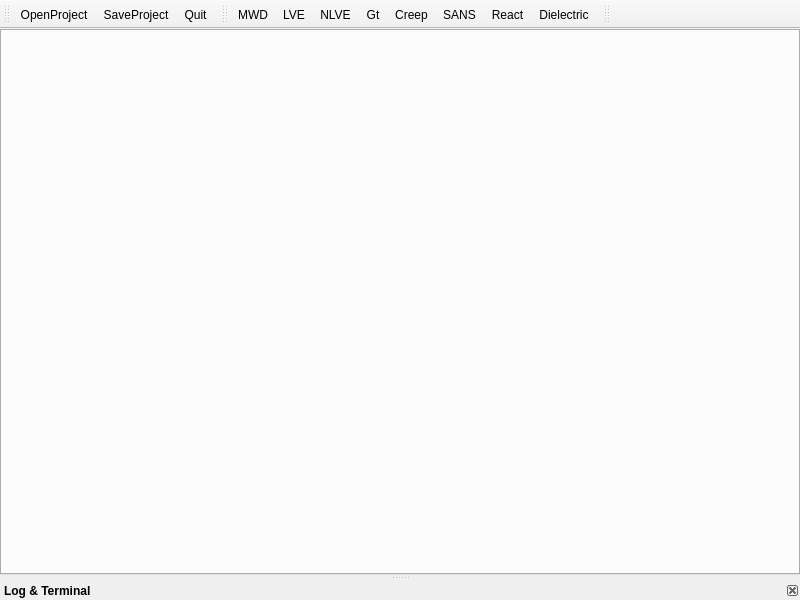
<?xml version="1.0" encoding="UTF-8"?>
<ui version="4.0">
 <class>ReptateMainWindow</class>
 <widget class="QMainWindow" name="ReptateMainWindow">
  <property name="geometry">
   <rect>
    <x>0</x>
    <y>0</y>
    <width>800</width>
    <height>600</height>
   </rect>
  </property>
  <property name="windowTitle">
   <string>RepTate</string>
  </property>
  <property name="windowIcon">
   <iconset resource="MainWindow.qrc">
    <normaloff>:/Icons/Images/Reptate64.ico</normaloff>:/Icons/Images/Reptate64.ico</iconset>
  </property>
  <widget class="QWidget" name="centralwidget">
   <layout class="QVBoxLayout" name="verticalLayout">
    <property name="spacing">
     <number>0</number>
    </property>
    <property name="leftMargin">
     <number>0</number>
    </property>
    <property name="topMargin">
     <number>0</number>
    </property>
    <property name="rightMargin">
     <number>0</number>
    </property>
    <property name="bottomMargin">
     <number>0</number>
    </property>
    <item>
     <widget class="QTabWidget" name="ApplicationtabWidget">
      <property name="tabShape">
       <enum>QTabWidget::Triangular</enum>
      </property>
      <property name="tabsClosable">
       <bool>true</bool>
      </property>
     </widget>
    </item>
   </layout>
  </widget>
  <widget class="QToolBar" name="toolBarProject">
   <property name="windowTitle">
    <string>toolBar</string>
   </property>
   <property name="toolTip">
    <string>Project Toolbar</string>
   </property>
   <property name="movable">
    <bool>true</bool>
   </property>
   <property name="allowedAreas">
    <set>Qt::AllToolBarAreas</set>
   </property>
   <property name="iconSize">
    <size>
     <width>24</width>
     <height>24</height>
    </size>
   </property>
   <property name="floatable">
    <bool>false</bool>
   </property>
   <attribute name="toolBarArea">
    <enum>TopToolBarArea</enum>
   </attribute>
   <attribute name="toolBarBreak">
    <bool>false</bool>
   </attribute>
   <addaction name="actionOpenProject"/>
   <addaction name="actionSaveProject"/>
   <addaction name="actionQuit"/>
  </widget>
  <widget class="QToolBar" name="toolBarApps">
   <property name="windowTitle">
    <string>toolBar</string>
   </property>
   <property name="toolTip">
    <string>Appications  Toolbar</string>
   </property>
   <property name="floatable">
    <bool>false</bool>
   </property>
   <attribute name="toolBarArea">
    <enum>TopToolBarArea</enum>
   </attribute>
   <attribute name="toolBarBreak">
    <bool>false</bool>
   </attribute>
   <addaction name="actionMWD"/>
   <addaction name="actionLVE"/>
   <addaction name="actionNLVE"/>
   <addaction name="actionGt"/>
   <addaction name="actionCreep"/>
   <addaction name="actionSANS"/>
   <addaction name="actionReact"/>
   <addaction name="actionDielectric"/>
  </widget>
  <widget class="QToolBar" name="toolBarHelpAbout">
   <property name="enabled">
    <bool>true</bool>
   </property>
   <property name="windowTitle">
    <string>toolBar</string>
   </property>
   <property name="toolTip">
    <string>Help/About Toolbar</string>
   </property>
   <property name="orientation">
    <enum>Qt::Horizontal</enum>
   </property>
   <property name="toolButtonStyle">
    <enum>Qt::ToolButtonIconOnly</enum>
   </property>
   <attribute name="toolBarArea">
    <enum>TopToolBarArea</enum>
   </attribute>
   <attribute name="toolBarBreak">
    <bool>false</bool>
   </attribute>
  </widget>
  <widget class="QDockWidget" name="LoggerdockWidget">
   <property name="font">
    <font>
     <weight>75</weight>
     <bold>true</bold>
    </font>
   </property>
   <property name="features">
    <set>QDockWidget::DockWidgetClosable</set>
   </property>
   <property name="allowedAreas">
    <set>Qt::BottomDockWidgetArea</set>
   </property>
   <property name="windowTitle">
    <string>Log &amp; Terminal</string>
   </property>
   <attribute name="dockWidgetArea">
    <number>8</number>
   </attribute>
   <widget class="QWidget" name="LoggerdockWidgetContents">
    <layout class="QHBoxLayout" name="LoggerdochorizontalLayout">
     <property name="spacing">
      <number>0</number>
     </property>
     <property name="leftMargin">
      <number>0</number>
     </property>
     <property name="topMargin">
      <number>0</number>
     </property>
     <property name="rightMargin">
      <number>0</number>
     </property>
     <property name="bottomMargin">
      <number>0</number>
     </property>
    </layout>
   </widget>
  </widget>
  <action name="actionQuit">
   <property name="icon">
    <iconset resource="MainWindow.qrc">
     <normaloff>:/Icons/Images/new_icons/icons8-exit-sign.png</normaloff>:/Icons/Images/new_icons/icons8-exit-sign.png</iconset>
   </property>
   <property name="text">
    <string>&amp;Quit</string>
   </property>
   <property name="toolTip">
    <string>Exit Reptate (Ctrl+Q)</string>
   </property>
   <property name="shortcut">
    <string>Ctrl+Q</string>
   </property>
  </action>
  <action name="actionTTS">
   <property name="icon">
    <iconset resource="MainWindow.qrc">
     <normaloff>:/Icons/Images/new_icons/TTS.png</normaloff>:/Icons/Images/new_icons/TTS.png</iconset>
   </property>
   <property name="text">
    <string>TTS</string>
   </property>
   <property name="toolTip">
    <string>Time-Temperature Superposition (Ctrl+2)</string>
   </property>
   <property name="shortcut">
    <string>Ctrl+2</string>
   </property>
  </action>
  <action name="actionLVE">
   <property name="icon">
    <iconset resource="MainWindow.qrc">
     <normaloff>:/Icons/Images/new_icons/LVE.png</normaloff>:/Icons/Images/new_icons/LVE.png</iconset>
   </property>
   <property name="text">
    <string>LVE</string>
   </property>
   <property name="toolTip">
    <string>Linear Viscoelasticity (Ctrl+3)</string>
   </property>
   <property name="shortcut">
    <string>Ctrl+3</string>
   </property>
  </action>
  <action name="actionNLVE">
   <property name="icon">
    <iconset resource="MainWindow.qrc">
     <normaloff>:/Icons/Images/new_icons/NLVE.png</normaloff>:/Icons/Images/new_icons/NLVE.png</iconset>
   </property>
   <property name="text">
    <string>NLVE</string>
   </property>
   <property name="toolTip">
    <string>Start up of shear/extension (Ctrl+4)</string>
   </property>
   <property name="shortcut">
    <string>Ctrl+4</string>
   </property>
  </action>
  <action name="actionGt">
   <property name="icon">
    <iconset resource="MainWindow.qrc">
     <normaloff>:/Icons/Images/new_icons/Gt.png</normaloff>:/Icons/Images/new_icons/Gt.png</iconset>
   </property>
   <property name="text">
    <string>Gt</string>
   </property>
   <property name="toolTip">
    <string>Stress relaxation (Ctrl+5)</string>
   </property>
   <property name="shortcut">
    <string>Ctrl+5</string>
   </property>
  </action>
  <action name="actionAbout">
   <property name="icon">
    <iconset resource="MainWindow.qrc">
     <normaloff>:/Icons/Images/Reptate_logo_100.png</normaloff>:/Icons/Images/Reptate_logo_100.png</iconset>
   </property>
   <property name="text">
    <string> About Reptate</string>
   </property>
  </action>
  <action name="actionMWD">
   <property name="icon">
    <iconset resource="MainWindow.qrc">
     <normaloff>:/Icons/Images/new_icons/MWD.png</normaloff>:/Icons/Images/new_icons/MWD.png</iconset>
   </property>
   <property name="text">
    <string>MWD</string>
   </property>
   <property name="toolTip">
    <string>Molecular Weight Distribution (Ctrl+1)</string>
   </property>
   <property name="shortcut">
    <string>Ctrl+1</string>
   </property>
  </action>
  <action name="actionCreep">
   <property name="icon">
    <iconset resource="MainWindow.qrc">
     <normaloff>:/Icons/Images/new_icons/Creep.png</normaloff>:/Icons/Images/new_icons/Creep.png</iconset>
   </property>
   <property name="text">
    <string>Creep</string>
   </property>
   <property name="toolTip">
    <string>Creep experiments (Ctrl+6)</string>
   </property>
   <property name="shortcut">
    <string>Ctrl+6</string>
   </property>
  </action>
  <action name="actionSANS">
   <property name="icon">
    <iconset resource="MainWindow.qrc">
     <normaloff>:/Icons/Images/new_icons/SANS.png</normaloff>:/Icons/Images/new_icons/SANS.png</iconset>
   </property>
   <property name="text">
    <string>SANS</string>
   </property>
   <property name="toolTip">
    <string>Small Angle Neutron Scattering (Ctrl+7)</string>
   </property>
   <property name="shortcut">
    <string>Ctrl+7</string>
   </property>
  </action>
  <action name="actionAbout_Qt">
   <property name="icon">
    <iconset resource="MainWindow.qrc">
     <normaloff>:/Icons/Images/qt_logo_128.png</normaloff>:/Icons/Images/qt_logo_128.png</iconset>
   </property>
   <property name="text">
    <string>About Qt</string>
   </property>
   <property name="iconVisibleInMenu">
    <bool>true</bool>
   </property>
  </action>
  <action name="actionReact">
   <property name="icon">
    <iconset resource="MainWindow.qrc">
     <normaloff>:/Icons/Images/new_icons/React.png</normaloff>:/Icons/Images/new_icons/React.png</iconset>
   </property>
   <property name="text">
    <string>React</string>
   </property>
   <property name="toolTip">
    <string>React module (Ctrl+8)</string>
   </property>
   <property name="shortcut">
    <string>Ctrl+8</string>
   </property>
  </action>
  <action name="actionDielectric">
   <property name="icon">
    <iconset resource="MainWindow.qrc">
     <normaloff>:/Icons/Images/new_icons/Dielectric.png</normaloff>:/Icons/Images/new_icons/Dielectric.png</iconset>
   </property>
   <property name="text">
    <string>Dielectric</string>
   </property>
   <property name="toolTip">
    <string>Dielectric spectroscopy (Ctrl+9)</string>
   </property>
   <property name="shortcut">
    <string>Ctrl+9</string>
   </property>
  </action>
  <action name="actionDynamicStructureFactor">
   <property name="icon">
    <iconset resource="MainWindow.qrc">
     <normaloff>:/Icons/Images/new_icons/DynamicStructureFactor.png</normaloff>:/Icons/Images/new_icons/DynamicStructureFactor.png</iconset>
   </property>
   <property name="text">
    <string>DynamicStructureFactor</string>
   </property>
   <property name="toolTip">
    <string>Dynamic Structure Factor (Ctrl+0)</string>
   </property>
   <property name="shortcut">
    <string>Ctrl+0</string>
   </property>
  </action>
  <action name="actionOpenProject">
   <property name="icon">
    <iconset resource="MainWindow.qrc">
     <normaloff>:/Icons/Images/new_icons/icons8-open.png</normaloff>:/Icons/Images/new_icons/icons8-open.png</iconset>
   </property>
   <property name="text">
    <string>OpenProject</string>
   </property>
   <property name="toolTip">
    <string>Open RepTate Project</string>
   </property>
  </action>
  <action name="actionSaveProject">
   <property name="icon">
    <iconset resource="MainWindow.qrc">
     <normaloff>:/Icons/Images/new_icons/icons8-save.png</normaloff>:/Icons/Images/new_icons/icons8-save.png</iconset>
   </property>
   <property name="text">
    <string>SaveProject</string>
   </property>
   <property name="toolTip">
    <string>Save RepTate Project</string>
   </property>
  </action>
  <action name="actionShow_reptate_help">
   <property name="icon">
    <iconset resource="MainWindow.qrc">
     <normaloff>:/Icons/Images/new_icons/icons8-user-manual.png</normaloff>:/Icons/Images/new_icons/icons8-user-manual.png</iconset>
   </property>
   <property name="text">
    <string>RepTate Documantation</string>
   </property>
   <property name="toolTip">
    <string>RepTate help</string>
   </property>
  </action>
  <action name="actionShow_app_help">
   <property name="icon">
    <iconset resource="MainWindow.qrc">
     <normaloff>:/Icons/Images/new_icons/icons8-user-manualApp.png</normaloff>:/Icons/Images/new_icons/icons8-user-manualApp.png</iconset>
   </property>
   <property name="text">
    <string>Current Application Documentation</string>
   </property>
   <property name="toolTip">
    <string>Current Application help</string>
   </property>
  </action>
  <action name="actionShow_th_help">
   <property name="icon">
    <iconset resource="MainWindow.qrc">
     <normaloff>:/Icons/Images/new_icons/icons8-user-manualTh.png</normaloff>:/Icons/Images/new_icons/icons8-user-manualTh.png</iconset>
   </property>
   <property name="text">
    <string>Current Theory Documentation</string>
   </property>
   <property name="toolTip">
    <string>Current Theory help</string>
   </property>
  </action>
  <action name="actionAboutMatplotlib">
   <property name="icon">
    <iconset resource="MainWindow.qrc">
     <normaloff>:/Icons/Images/new_icons/Created_with_Matplotlib-logo2.png</normaloff>:/Icons/Images/new_icons/Created_with_Matplotlib-logo2.png</iconset>
   </property>
   <property name="text">
    <string>About Matplotlib</string>
   </property>
   <property name="toolTip">
    <string>About Matplotlib</string>
   </property>
   <property name="iconVisibleInMenu">
    <bool>true</bool>
   </property>
  </action>
  <action name="actionAboutNumpy">
   <property name="icon">
    <iconset resource="MainWindow.qrc">
     <normaloff>:/Icons/Images/new_icons/numpylogo.png</normaloff>:/Icons/Images/new_icons/numpylogo.png</iconset>
   </property>
   <property name="text">
    <string>About Numpy</string>
   </property>
   <property name="toolTip">
    <string>About Numpy</string>
   </property>
   <property name="iconVisibleInMenu">
    <bool>true</bool>
   </property>
  </action>
  <action name="actionAboutScipy">
   <property name="icon">
    <iconset resource="MainWindow.qrc">
     <normaloff>:/Icons/Images/new_icons/scipylogo.png</normaloff>:/Icons/Images/new_icons/scipylogo.png</iconset>
   </property>
   <property name="text">
    <string>About Scipy</string>
   </property>
   <property name="toolTip">
    <string>About Scipy</string>
   </property>
   <property name="iconVisibleInMenu">
    <bool>true</bool>
   </property>
  </action>
  <action name="actionShow_offline_help">
   <property name="icon">
    <iconset resource="MainWindow.qrc">
     <normaloff>:/Icons/Images/new_icons/icons8-airplane-mode-on.png</normaloff>:/Icons/Images/new_icons/icons8-airplane-mode-on.png</iconset>
   </property>
   <property name="text">
    <string>Offline Documentation</string>
   </property>
   <property name="toolTip">
    <string>Current Theory help</string>
   </property>
  </action>
  <action name="actionLAOS">
   <property name="icon">
    <iconset resource="MainWindow.qrc">
     <normaloff>:/Icons/Images/new_icons/LAOS.png</normaloff>:/Icons/Images/new_icons/LAOS.png</iconset>
   </property>
   <property name="text">
    <string>LAOS</string>
   </property>
   <property name="toolTip">
    <string>Large Amplitude Oscillatory Shear</string>
   </property>
  </action>
  <action name="actionTTSFactors">
   <property name="icon">
    <iconset resource="MainWindow.qrc">
     <normaloff>:/Icons/Images/new_icons/TTSF.png</normaloff>:/Icons/Images/new_icons/TTSF.png</iconset>
   </property>
   <property name="text">
    <string>TTS Factors</string>
   </property>
   <property name="toolTip">
    <string>Time-Temperature Superposition Factors</string>
   </property>
  </action>
  <action name="actionCheckRepTateVersion">
   <property name="icon">
    <iconset resource="MainWindow.qrc">
     <normaloff>:/Icons/Images/Reptate_logo_100.png</normaloff>:/Icons/Images/Reptate_logo_100.png</iconset>
   </property>
   <property name="text">
    <string>Check for new RepTate Version</string>
   </property>
   <property name="toolTip">
    <string>Check Github for new versions of RepTate</string>
   </property>
  </action>
  <action name="actionCite_RepTate">
   <property name="icon">
    <iconset resource="MainWindow.qrc">
     <normaloff>:/Icons/Images/new_icons/icons8-hot-article-96.png</normaloff>:/Icons/Images/new_icons/icons8-hot-article-96.png</iconset>
   </property>
   <property name="text">
    <string>Cite RepTate</string>
   </property>
   <property name="toolTip">
    <string>Cite the main RepTate papers</string>
   </property>
  </action>
  <action name="actionShow_Logger">
   <property name="checkable">
    <bool>true</bool>
   </property>
   <property name="icon">
    <iconset resource="MainWindow.qrc">
     <normaloff>:/Icons/Images/new_icons/icons8-library.png</normaloff>:/Icons/Images/new_icons/icons8-library.png</iconset>
   </property>
   <property name="text">
    <string>Show Logger</string>
   </property>
   <property name="toolTip">
    <string>Show Log Window</string>
   </property>
   <property name="shortcut">
    <string>Ctrl+Alt+L</string>
   </property>
  </action>
  <action name="actionCrystal">
   <property name="icon">
    <iconset resource="MainWindow.qrc">
     <normaloff>:/Icons/Images/new_icons/Crystal.png</normaloff>:/Icons/Images/new_icons/Crystal.png</iconset>
   </property>
   <property name="text">
    <string>Crystal</string>
   </property>
   <property name="toolTip">
    <string>Flow Induced Crystallisation</string>
   </property>
  </action>
  <action name="actionLogCritical">
   <property name="icon">
    <iconset resource="MainWindow.qrc">
     <normaloff>:/Icons/Images/new_icons/icons8-fires-80.png</normaloff>:/Icons/Images/new_icons/icons8-fires-80.png</iconset>
   </property>
   <property name="text">
    <string>Log Critical</string>
   </property>
   <property name="toolTip">
    <string>Set log level to CRITICAL</string>
   </property>
  </action>
  <action name="actionLogError">
   <property name="icon">
    <iconset resource="MainWindow.qrc">
     <normaloff>:/Icons/Images/new_icons/icons8-obstruction-lights-error-80.png</normaloff>:/Icons/Images/new_icons/icons8-obstruction-lights-error-80.png</iconset>
   </property>
   <property name="text">
    <string>Log Error</string>
   </property>
   <property name="toolTip">
    <string>Set log level to ERROR</string>
   </property>
  </action>
  <action name="actionLogWarning">
   <property name="icon">
    <iconset resource="MainWindow.qrc">
     <normaloff>:/Icons/Images/new_icons/icons8-brake-warning-96.png</normaloff>:/Icons/Images/new_icons/icons8-brake-warning-96.png</iconset>
   </property>
   <property name="text">
    <string>Log Warning</string>
   </property>
   <property name="toolTip">
    <string>Set log level to WARNING</string>
   </property>
  </action>
  <action name="actionLogDebug">
   <property name="icon">
    <iconset resource="MainWindow.qrc">
     <normaloff>:/Icons/Images/new_icons/icons8-bug-80.png</normaloff>:/Icons/Images/new_icons/icons8-bug-80.png</iconset>
   </property>
   <property name="text">
    <string>Log Debug</string>
   </property>
   <property name="toolTip">
    <string>Set log level to DEBUG</string>
   </property>
  </action>
  <action name="actionLogInfo">
   <property name="icon">
    <iconset resource="MainWindow.qrc">
     <normaloff>:/Icons/Images/new_icons/icons8-info-80.png</normaloff>:/Icons/Images/new_icons/icons8-info-80.png</iconset>
   </property>
   <property name="text">
    <string>Log Info</string>
   </property>
   <property name="toolTip">
    <string>Set log level to INFO</string>
   </property>
  </action>
  <action name="actionLogNotSet">
   <property name="icon">
    <iconset resource="MainWindow.qrc">
     <normaloff>:/Icons/Images/new_icons/icons8-galaxy-80.png</normaloff>:/Icons/Images/new_icons/icons8-galaxy-80.png</iconset>
   </property>
   <property name="text">
    <string>Log Not Set</string>
   </property>
   <property name="toolTip">
    <string>Set log level to NOTSET</string>
   </property>
  </action>
  <action name="actionCopyLogText">
   <property name="icon">
    <iconset resource="MainWindow.qrc">
     <normaloff>:/Icons/Images/new_icons/icons8-copy-96.png</normaloff>:/Icons/Images/new_icons/icons8-copy-96.png</iconset>
   </property>
   <property name="text">
    <string>Copy Log Text</string>
   </property>
   <property name="toolTip">
    <string>Copy Log Text to the Clipboard</string>
   </property>
  </action>
 </widget>
 <resources>
  <include location="MainWindow.qrc"/>
 </resources>
 <connections>
  <connection>
   <sender>actionQuit</sender>
   <signal>triggered()</signal>
   <receiver>ReptateMainWindow</receiver>
   <slot>close()</slot>
   <hints>
    <hint type="sourcelabel">
     <x>-1</x>
     <y>-1</y>
    </hint>
    <hint type="destinationlabel">
     <x>399</x>
     <y>299</y>
    </hint>
   </hints>
  </connection>
 </connections>
</ui>
